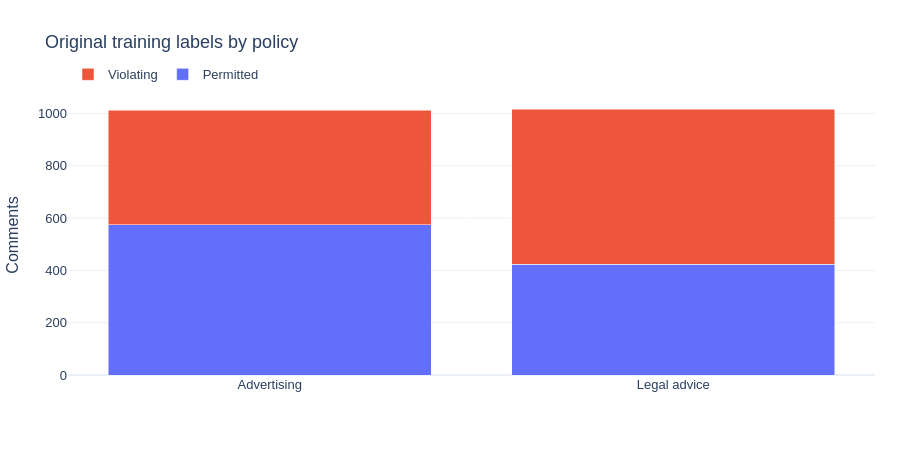

Source (notebook cell):
### Markdown cell above
## 2 · Label support differs by rule

Counts and prevalence describe the available original training data. They are not accuracy, feature importance, or evidence that one rule is easier.

### Code cell
plot = figure(summary, 'class_balance')
figures.append(plot)
plot.show(renderer="plotly_mimetype")

### Figure 1 — Plotly figure (JSON) as saved in the notebook; plotly's stock layout.template omitted (floating-point values rounded to 4 significant figures)
{"data": [{"name": "Permitted", "type": "bar", "x": ["Advertising", "Legal advice"], "y": [574, 424]}, {"name": "Violating", "type": "bar", "x": ["Advertising", "Legal advice"], "y": [438, 593]}], "layout": {"barmode": "stack", "font": {"family": "Arial", "size": 13}, "height": 460, "legend": {"orientation": "h", "x": 0, "y": 1.02, "yanchor": "bottom"}, "margin": {"b": 85, "l": 65, "r": 25, "t": 95}, "title": {"text": "Original training labels by policy"}, "yaxis": {"rangemode": "tozero", "title": {"text": "Comments"}}}}
